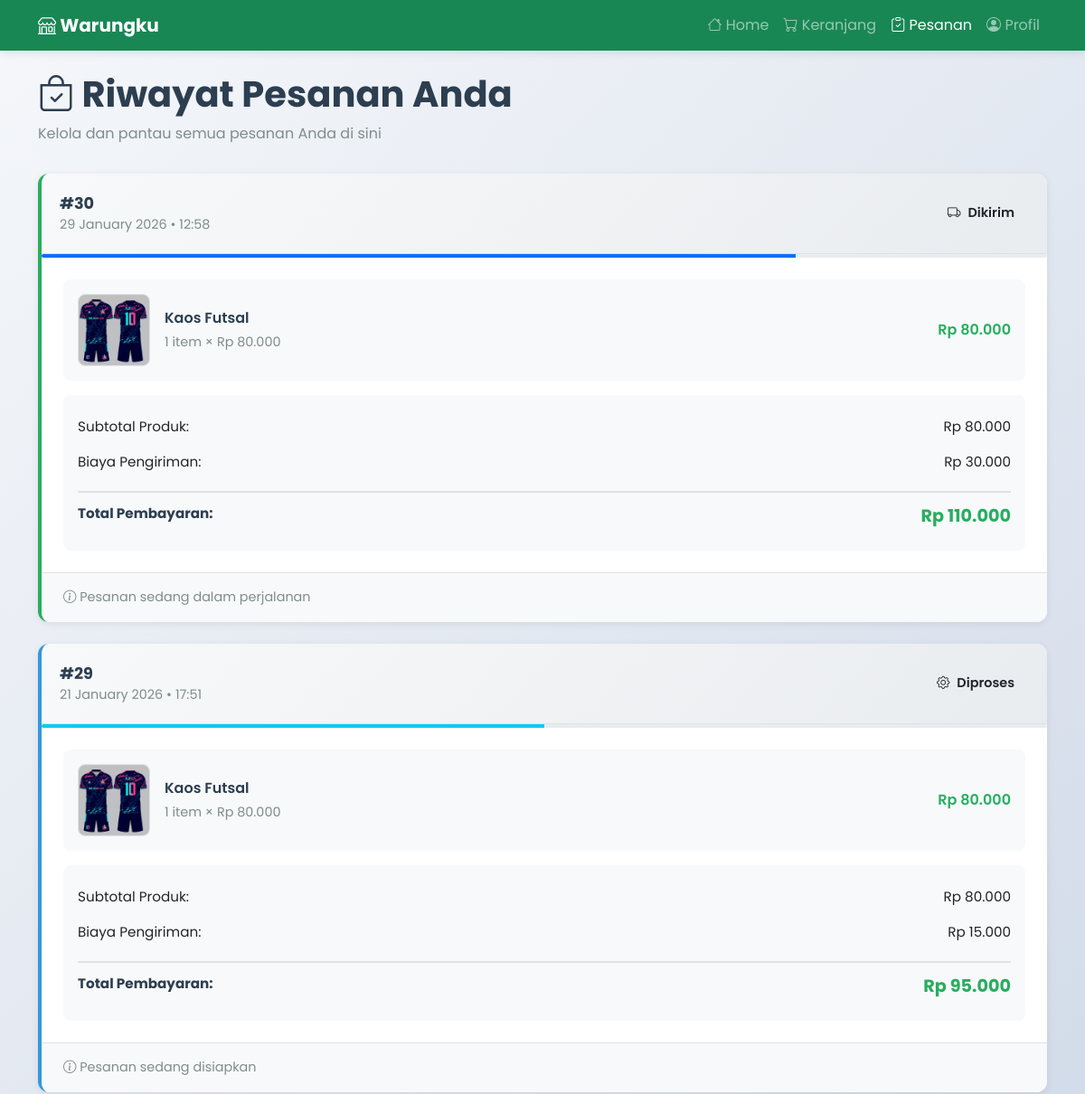
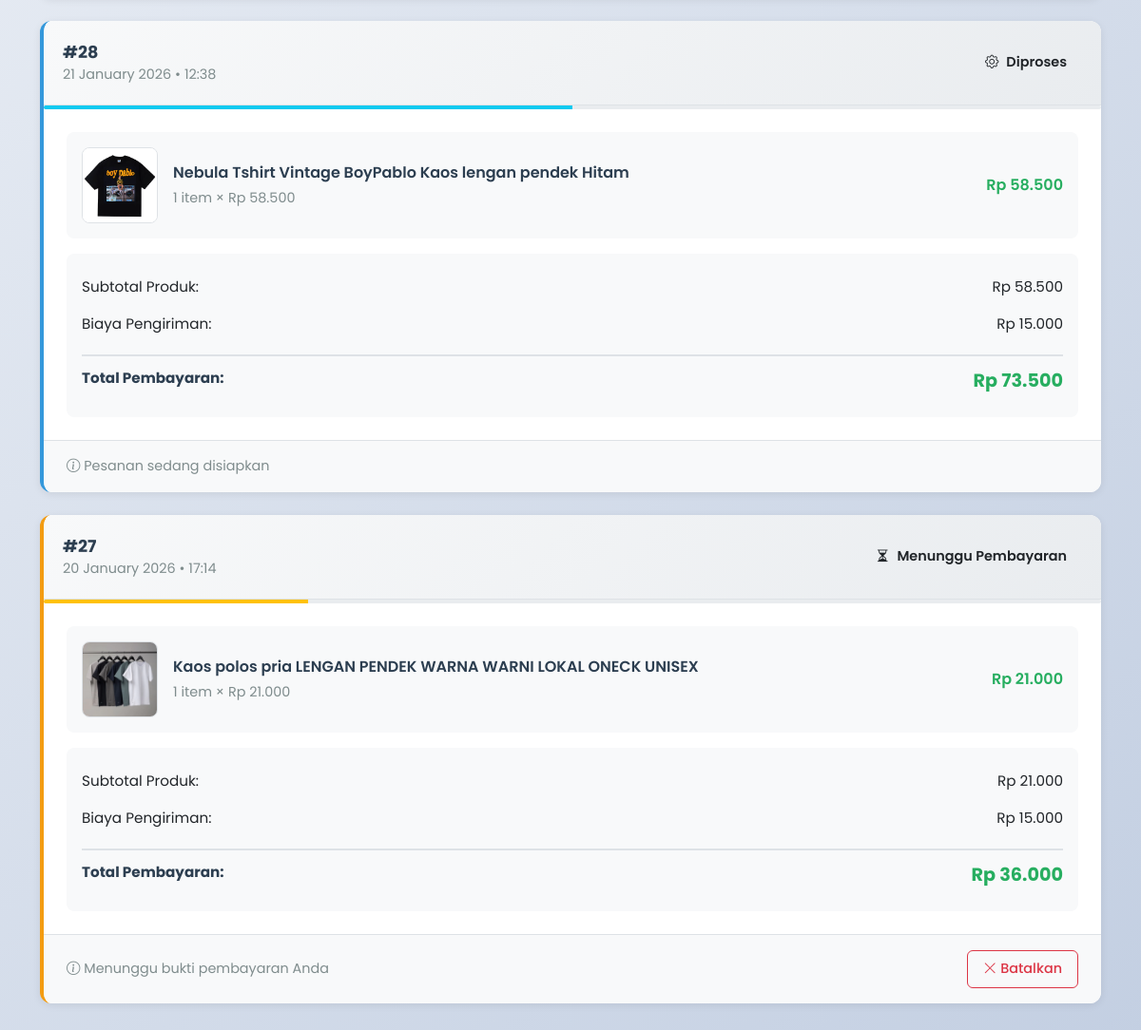
Page /user/pesanan.php (signed in) on the committed database (2 pictures, top to bottom).
### tables this page shows
CREATE TABLE `pesanan` (
  `id_pesanan` int(11) NOT NULL,
  `id_user` int(11) DEFAULT NULL,
  `nama_penerima` varchar(100) DEFAULT NULL,
  `no_telepon_penerima` varchar(20) DEFAULT NULL,
  `alamat_pengiriman` text DEFAULT NULL,
  `total_produk` int(11) DEFAULT NULL,
  `biaya_pengiriman` int(11) NOT NULL DEFAULT 0,
  `total_bayar` int(11) DEFAULT NULL,
  `metode_pembayaran` varchar(50) DEFAULT NULL,
  `status_pesanan` enum('menunggu_pembayaran','diproses','dikirim','selesai','dibatalkan') NOT NULL DEFAULT 'menunggu_pembayaran',
  `status_pembayaran` enum('menunggu','lunas','gagal') NOT NULL DEFAULT 'menunggu',
  `kode_pembayaran` varchar(100) DEFAULT NULL,
  `nomor_resi` varchar(50) DEFAULT NULL,
  `is_hidden` tinyint(1) DEFAULT 0,
  `tanggal` timestamp NOT NULL DEFAULT current_timestamp()
);

CREATE TABLE `pesanan_detail` (
  `id_detail` int(11) NOT NULL,
  `id_pesanan` int(11) DEFAULT NULL,
  `id_produk` int(11) DEFAULT NULL,
  `harga` int(11) DEFAULT NULL,
  `qty` int(11) DEFAULT NULL,
  `nama_produk` varchar(255) DEFAULT NULL,
  `gambar` varchar(255) DEFAULT NULL
);

### user/pesanan.php (the view, shortened to what this page needs)
<?php
include "../config/database.php";
$id_user = $_SESSION['id_user'];
function getStatusBadge($status) {
    $badges = [
        'menunggu_pembayaran' => ['bg-warning text-dark', '<i class="bi bi-hourglass-split"></i> Menunggu Pembayaran'],
        'pending' => ['bg-info text-dark', '<i class="bi bi-clock"></i> Pending'],
        'diproses' => ['bg-info text-dark', '<i class="bi bi-gear"></i> Diproses'],
        'dikirim' => ['bg-primary text-dark', '<i class="bi bi-truck"></i> Dikirim'],
        'selesai' => ['bg-success text-dark', '<i class="bi bi-check-circle"></i> Selesai'],
        'dibatalkan' => ['bg-danger text-dark', '<i class="bi bi-x-circle"></i> Dibatalkan']
    ];
    $key = $status ?? 'pending';
    return isset($badges[$key]) ? $badges[$key] : ['bg-secondary', '<i class="bi bi-question-circle"></i> ' . ucfirst($key)];
}
function getStatusProgress($status) {
    $progress = [
        'menunggu_pembayaran' => ['warning', 25],
        'pending' => ['info', 25],
        'diproses' => ['info', 50],
        'dikirim' => ['primary', 75],
        'selesai' => ['success', 100],
        'dibatalkan' => ['danger', 0]
    ];
    $key = $status ?? 'pending';
    return isset($progress[$key]) ? $progress[$key] : ['secondary', 0];
}
?>
<!DOCTYPE html>
<html lang="id">
<head>
    <link href="https://cdn.jsdelivr.net/npm/bootstrap@5.3.2/dist/css/bootstrap.min.css" rel="stylesheet">
    <link rel="stylesheet" href="https://cdn.jsdelivr.net/npm/bootstrap-icons@1.11.0/font/bootstrap-icons.css">
</head>
<body>
<nav class="navbar navbar-expand-lg navbar-dark bg-success sticky-top">
    <div class="container">
        <a class="navbar-brand fw-bold" href="home.php"><i class="bi bi-shop"></i> Warungku</a>
        <div class="collapse navbar-collapse" id="navbarNav">
            <div class="navbar-nav ms-auto">
                <a class="nav-link" href="home.php"><i class="bi bi-house"></i> Home</a>
                <a class="nav-link" href="keranjang.php"><i class="bi bi-cart"></i> Keranjang</a>
                <a class="nav-link active" href="#"><i class="bi bi-clipboard-check"></i> Pesanan</a>
                <a class="nav-link" href="profil.php"><i class="bi bi-person-circle"></i> Profil</a>
            </div>
        </div>
    </div>
</nav>
<div class="container py-4">
    <div class="page-header">
        <h1><i class="bi bi-bag-check"></i> Riwayat Pesanan Anda</h1>
        <p>Kelola dan pantau semua pesanan Anda di sini</p>
    </div>
    <?php
    $id_user_safe = mysqli_real_escape_string($conn, $id_user);
    $pesanan = mysqli_query($conn,"
        SELECT id_pesanan, tanggal, status_pesanan, total_bayar, total_produk, biaya_pengiriman, is_hidden FROM pesanan
        WHERE id_user='$id_user_safe' AND (is_hidden IS NULL OR is_hidden = 0)
        ORDER BY id_pesanan DESC
    ");
    if (!$pesanan) {
        echo '<div class="alert alert-danger"><strong>Database Error:</strong> ' . mysqli_error($conn) . '</div>';
    } elseif (mysqli_num_rows($pesanan) == 0) {
        echo '<div class="empty-state">
                <i class="bi bi-inbox"></i>
                <h3>Belum Ada Pesanan</h3>
                <p>Tidak ada data pesanan untuk akun ini (ID: '.$id_user.'). <a href="home.php">Belanja Sekarang</a></p>
              </div>';
    } else {
        while($p = mysqli_fetch_assoc($pesanan)) {
            $detail_query = mysqli_query($conn,"
                SELECT
                    pd.id_detail,
                    pd.qty,
                    COALESCE(pd.harga, 0) as harga_beli,
                    pd.id_produk as original_id_produk,
                    COALESCE(pd.nama_produk, '') as snapshot_nama,
                    COALESCE(pd.gambar, '') as snapshot_gambar,
                    p.id_produk,
                    p.nama_produk,
                    p.gambar
                FROM pesanan_detail pd
                LEFT JOIN produk p ON pd.id_produk = p.id_produk
                WHERE pd.id_pesanan='" . mysqli_real_escape_string($conn, $p['id_pesanan']) . "'
            ");
            $details = [];
            while($d = mysqli_fetch_assoc($detail_query)){
                $details[] = $d;
            }
            $status_pesanan = $p['status_pesanan'] ?? 'menunggu_pembayaran';
            $status_badge = getStatusBadge($status_pesanan);
            $status_progress = getStatusProgress($status_pesanan);
            $card_class = 'order-card';
            if($status_pesanan == 'dibatalkan') $card_class .= ' cancelled';
            elseif($status_pesanan == 'menunggu_pembayaran') $card_class .= ' pending';
            elseif(in_array($status_pesanan, ['diproses', 'pending'])) $card_class .= ' processing';
            echo '<div class="' . $card_class . '">';
            echo '<div class="order-header">';
            echo '<div>';
            echo '<div class="order-id">#' . $p['id_pesanan'] . '</div>';
            echo '<div class="order-date">' . date('d F Y • H:i', strtotime($p['tanggal'])) . '</div>';
            echo '</div>';
            echo '<span class="order-status-badge bg-' . $status_badge[0] . '">' . $status_badge[1] . '</span>';
            echo '</div>';
            if($status_pesanan != 'dibatalkan') {
                $progress_color = $status_progress[0];
                echo '<div class="progress progress-bar-animated-custom" role="progressbar" style="height: 4px;">
                        <div class="progress-bar bg-' . $progress_color . '" style="width: ' . $status_progress[1] . '%"></div>
                      </div>';
            }
            echo '<div class="order-body">';
            foreach($details as $item) {
                $nama_produk = !empty($item['snapshot_nama']) ? $item['snapshot_nama'] : ($item['nama_produk'] ?? null);
                $file_gambar = !empty($item['snapshot_gambar']) ? $item['snapshot_gambar'] : ($item['gambar'] ?? $item['foto'] ?? '');
                $img_src = "https://via.placeholder.com/80/cccccc/999999?text=No+Image";
                if (!empty($file_gambar)) {
                    $gambar_path = "../assets/images/produk/" . $file_gambar;
                    if (file_exists($gambar_path)) {
                        $img_src = $gambar_path;
                    }
                }
                echo '<div class="product-item">';
                echo '<div class="product-image"><img src="' . htmlspecialchars($img_src) . '" alt="Product" onerror="this.src=\'https://via.placeholder.com/80/cccccc/999999?text=No+Image\'"></div>';
                echo '<div class="product-info">';
                if ($nama_produk) {
                    echo '<div class="product-name">';
                    echo htmlspecialchars($nama_produk);
                    echo '</div>';
                } else {
                    echo '<div class="product-name text-muted"><em>Produk Tidak Tersedia (ID: ' . htmlspecialchars($item['original_id_produk']) . ')</em></div>';
                }
                echo '<div class="product-details">' . $item['qty'] . ' item × Rp ' . number_format((float)$item['harga_beli'], 0, ',', '.') . '</div>';
                echo '</div>';
                echo '<div class="product-price">Rp ' . number_format($item['qty'] * $item['harga_beli'], 0, ',', '.') . '</div>';
                echo '</div>';
            }
            echo '<div class="order-summary">';
            $subtotal = $p['total_produk'] ?? 0;
            $shipping = $p['biaya_pengiriman'] ?? 0;
            $total = $p['total_bayar'] ?? 0;
            echo '<div class="summary-row">';
            echo '<span>Subtotal Produk:</span>';
            echo '<span>Rp ' . number_format($subtotal, 0, ',', '.') . '</span>';
            echo '</div>';
            echo '<div class="summary-row">';
            echo '<span>Biaya Pengiriman:</span>';
            echo '<span>Rp ' . number_format($shipping, 0, ',', '.') . '</span>';
            echo '</div>';
            echo '<div class="summary-row total">';
            echo '<span>Total Pembayaran:</span>';
            echo '<span class="amount">Rp ' . number_format($total, 0, ',', '.') . '</span>';
            echo '</div>';
            echo '</div>';
            echo '</div>';
            echo '<div class="order-footer">';
            echo '<div style="font-size: 0.9rem; color: #7f8c8d;">';
            if($status_pesanan == 'menunggu_pembayaran') {
                echo '<i class="bi bi-info-circle"></i> Menunggu bukti pembayaran Anda';
            } elseif($status_pesanan == 'pending') {
                echo '<i class="bi bi-info-circle"></i> Pesanan sedang dikonfirmasi';
            } elseif($status_pesanan == 'diproses') {
                echo '<i class="bi bi-info-circle"></i> Pesanan sedang disiapkan';
            } elseif($status_pesanan == 'dikirim') {
                echo '<i class="bi bi-info-circle"></i> Pesanan sedang dalam perjalanan';
            } elseif($status_pesanan == 'selesai') {
                echo '<i class="bi bi-check2"></i> Pesanan telah diterima';
            } elseif($status_pesanan == 'dibatalkan') {
                echo '<i class="bi bi-x-circle"></i> Pesanan telah dibatalkan';
            }
            echo '</div>';
            echo '<div class="order-actions">';
            if(in_array($status_pesanan, ['pending', 'menunggu_pembayaran'])){
                echo '<form method="POST" onsubmit="return confirm(\'Yakin ingin membatalkan pesanan ini?\');">';
                echo '<button type="submit" name="batalkan_pesanan" class="btn-action btn btn-outline-danger btn-sm"><i class="bi bi-x-lg"></i> Batalkan</button>';
                echo '</form>';
            }
            echo '</div>';
            echo '</div>';
            echo '</div>';
        }
    }
    ?>
</div>
</body>
</html>

### user/pesanan.php (style rules this page uses)
* { font-family: 'Poppins', sans-serif; }
body { background: linear-gradient(135deg, #f5f7fa 0%, #c3cfe2 100%); min-height: 100vh; }
.navbar { box-shadow: 0 2px 10px rgba(0,0,0,0.1); }
.page-header { margin-bottom: 2rem; }
.page-header h1 { font-weight: 700; color: #2c3e50; margin-bottom: 0.5rem; }
.page-header p { color: #7f8c8d; margin: 0; }
.order-card { background: white; border-radius: 12px; box-shadow: 0 2px 8px rgba(0,0,0,0.08); margin-bottom: 1.5rem; overflow: hidden; transition: all 0.3s ease; border-left: 4px solid #27ae60; }
.order-card.pending { border-left-color: #f39c12; }
.order-card.processing { border-left-color: #3498db; }
.order-header { padding: 1.25rem; background: linear-gradient(135deg, #f8f9fa 0%, #e9ecef 100%); border-bottom: 1px solid #dee2e6; display: flex; justify-content: space-between; align-items: center; flex-wrap: wrap; gap: 1rem; }
.order-id { font-weight: 700; color: #2c3e50; font-size: 1.1rem; }
.order-date { color: #7f8c8d; font-size: 0.9rem; }
.order-status-badge { display: inline-flex; align-items: center; gap: 0.5rem; padding: 0.5rem 1rem; border-radius: 25px; font-size: 0.9rem; font-weight: 600; white-space: nowrap; }
.order-body { padding: 1.5rem; }
.product-item { display: flex; gap: 1rem; padding: 1rem; background: #f8f9fa; border-radius: 8px; margin-bottom: 0.75rem; align-items: center; }
.product-image { width: 80px; height: 80px; border-radius: 8px; background: white; display: flex; align-items: center; justify-content: center; border: 1px solid #dee2e6; overflow: hidden; flex-shrink: 0; }
.product-image img { width: 100%; height: 100%; object-fit: cover; }
.product-info { flex: 1; }
.product-name { font-weight: 600; color: #2c3e50; margin-bottom: 0.25rem; display: flex; align-items: center; gap: 0.5rem; }
.product-details { font-size: 0.9rem; color: #7f8c8d; }
.product-price { font-weight: 600; color: #27ae60; font-size: 1rem; }
.order-summary { background: #f8f9fa; padding: 1rem; border-radius: 8px; margin-top: 1rem; }
.summary-row { display: flex; justify-content: space-between; padding: 0.5rem 0; font-size: 0.95rem; }
.summary-row.total { border-top: 2px solid #dee2e6; padding-top: 0.75rem; margin-top: 0.75rem; font-weight: 700; color: #2c3e50; }
.summary-row.total .amount { color: #27ae60; font-size: 1.2rem; }
.order-footer { padding: 1rem 1.5rem; background: #f8f9fa; border-top: 1px solid #dee2e6; display: flex; justify-content: space-between; align-items: center; flex-wrap: wrap; gap: 0.75rem; }
.order-actions { display: flex; gap: 0.5rem; flex-wrap: wrap; }
.order-actions form { margin: 0; }
.btn-action { padding: 0.5rem 1rem; font-size: 0.9rem; font-weight: 500; border-radius: 6px; cursor: pointer; transition: all 0.3s ease; }
.progress-bar-animated-custom { height: 4px; border-radius: 2px; overflow: hidden; }

### rows in the picture
pesanan: id_pesanan "30", tanggal "29 January 2026 • 12:58", status_pesanan "Dikirim", total_produk "80.000", biaya_pengiriman "30.000", total_bayar "110.000", shows "Pesanan sedang dalam perjalanan"
pesanan_detail: nama_produk "Kaos Futsal", qty "1", harga_beli "80.000"
pesanan: id_pesanan "29", tanggal "21 January 2026 • 17:51", status_pesanan "Diproses", total_produk "80.000", biaya_pengiriman "15.000", total_bayar "95.000", shows "Pesanan sedang disiapkan"
pesanan_detail: nama_produk "Kaos Futsal", qty "1", harga_beli "80.000"
pesanan: id_pesanan "28", tanggal "21 January 2026 • 12:38", status_pesanan "Diproses", total_produk "58.500", biaya_pengiriman "15.000", total_bayar "73.500", shows "Pesanan sedang disiapkan"
pesanan_detail: shows a picture, nama_produk "Nebula Tshirt Vintage BoyPablo Kaos lengan pendek Hitam", qty "1", harga_beli "58.500"
pesanan: id_pesanan "27", tanggal "20 January 2026 • 17:14", status_pesanan "Menunggu Pembayaran", total_produk "21.000", biaya_pengiriman "15.000", total_bayar "36.000", shows "Menunggu bukti pembayaran Anda"
pesanan_detail: shows a picture, nama_produk "Kaos polos pria LENGAN PENDEK WARNA WARNI LOKAL ONECK UNISEX", qty "1", harga_beli "21.000"
